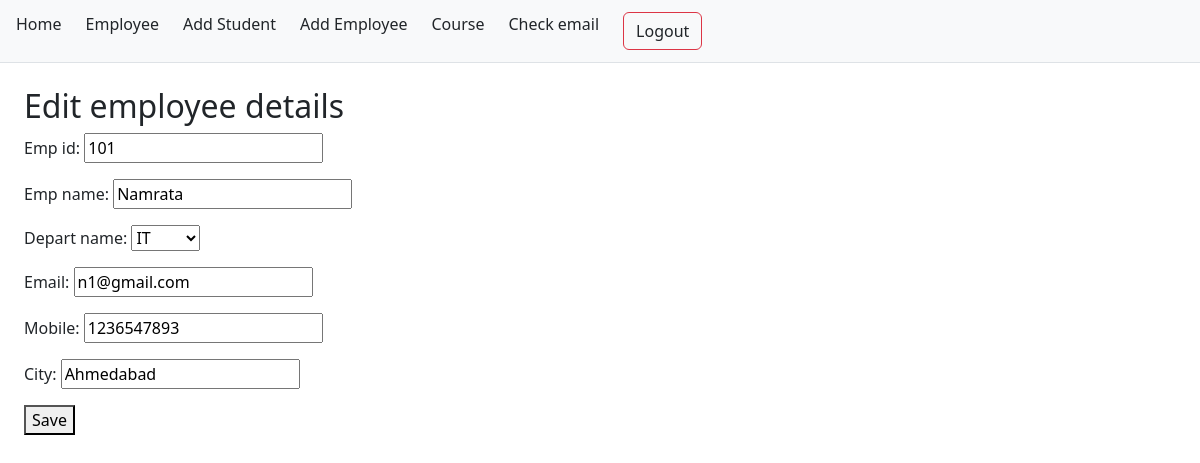
The page /employee/edit/1/ (signed in) on the database its author committed.
### student/models.py (models this page shows, shortened)
class employee(models.Model):
    emp_id=models.CharField(max_length=50)
    emp_name=models.CharField(max_length=50)
    depart_name=models.ForeignKey(depart,on_delete=models.CASCADE,
                                  null=True,blank=True)
    email=models.EmailField(max_length=254)
    mobile=models.CharField()
    city=models.CharField(max_length=50)

class depart(models.Model):
    depart_name=models.CharField(max_length=50)
    depart_code=models.CharField(max_length=50,unique=True)
    is_active=models.BooleanField(True)
    def __str__(self):
        return self.depart_name

### student/views.py (the view)
# urls.py: path('employee/edit/<int:id>/',views.emp_edit,name='Eedit'),
@login_required(login_url='login')
def emp_edit(request,id):
    emp=get_object_or_404(employee,id=id)
    if request.method == "POST":
        form=EmpForm(request.POST,instance=emp)
        if form.is_valid():
            form.save()
            return redirect('Elist')
    else:
        form=EmpForm(instance=emp)
    return render(request,'emp_crud/edit.html',{'form':form,'employee':emp})

### student/forms.py
class EmpForm(forms.ModelForm):
    class Meta:
        model = employee
        fields = '__all__'

### student/templates/emp_crud/edit.html (shortened to what this page needs)
{% extends "base.html" %}
{% block content %}
    <div class="col-m10">
        <div class="row">
            <h2>Edit employee details</h2>
            <form method="POST">
                <div class="card-container-m10">
                    {{ form.as_p }}
                    <button type="submit">Save</button>
                </div>
            </form>
        </div>
    </div>
{% endblock %}

### student/templates/base.html (style rules this page uses)
body { margin: 0; }

### rows shown on the page
employee: emp_id "101", emp_name "Namrata", email "n1@gmail.com", mobile "1236547893", city "Ahmedabad"
depart: depart_name "IT"
